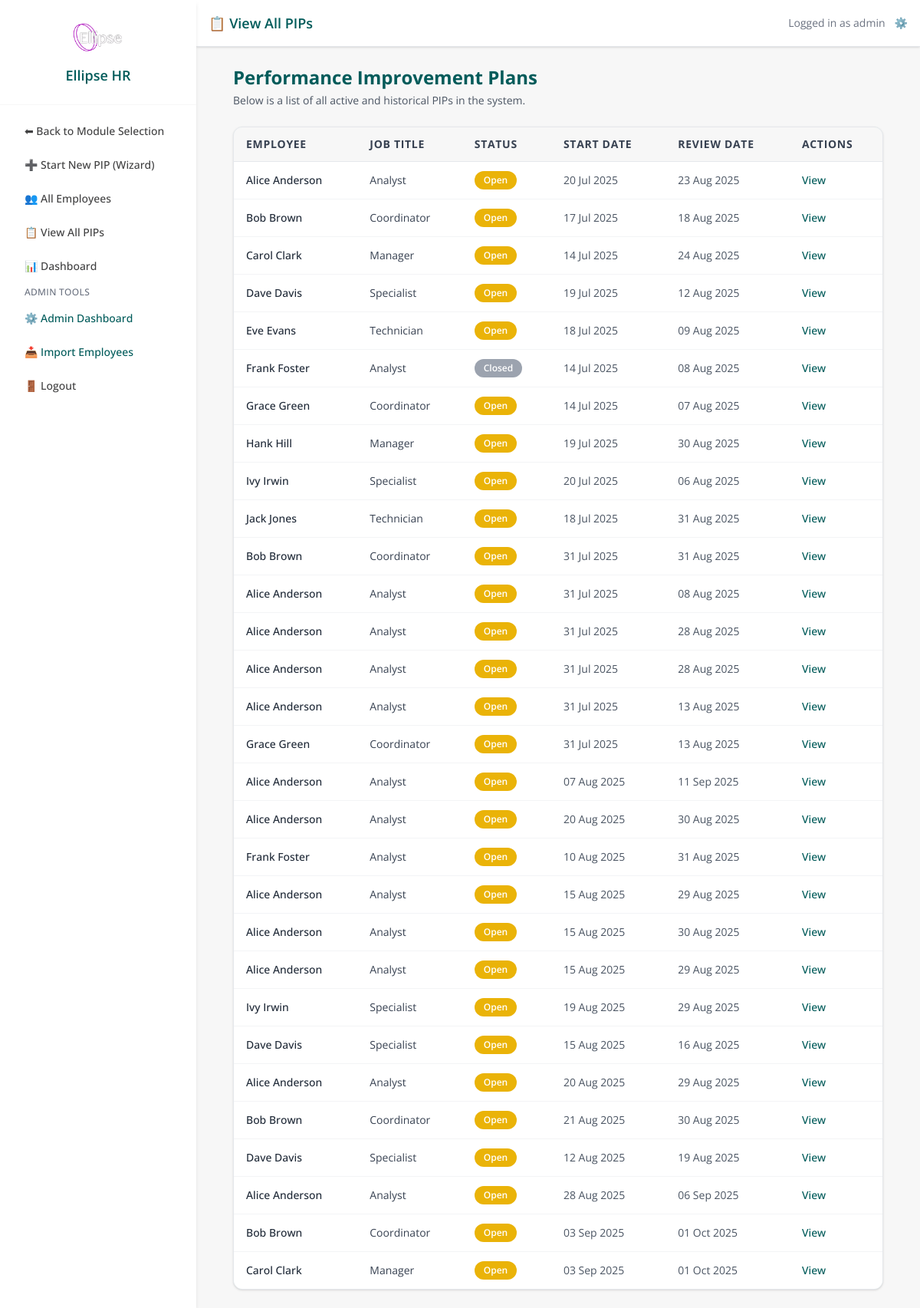
/pip/list (signed in), run on the app's committed database.
### models.py (models this page shows, shortened)
class User(db.Model, UserMixin):
    id = db.Column(db.Integer, primary_key=True)
    username = db.Column(db.String(80), unique=True, nullable=False)
    email = db.Column(db.String(120), unique=True, nullable=False)
    password_hash = db.Column(db.String(200), nullable=False)
    admin_level = db.Column(db.Integer, default=0)  # 0 = line mgr, 1 = admin, 2 = superuser
    team_id = db.Column(db.Integer, nullable=True)
    def is_superuser(self):
        return self.admin_level == 2

class PIPRecord(db.Model):
    __tablename__ = 'pip_record'
    id = db.Column(db.Integer, primary_key=True)
    employee_id = db.Column(db.Integer, db.ForeignKey('employee.id'), nullable=False)
    assigned_to = db.Column(db.Integer, db.ForeignKey('user.id'), nullable=True)  # NEW
    concerns = db.Column(db.Text, nullable=False)
    start_date = db.Column(db.Date, nullable=False)
    review_date = db.Column(db.Date, nullable=False)
    meeting_notes = db.Column(db.Text)
    status = db.Column(db.String(20), default='Open')
    created_by = db.Column(db.String(100))
    created_at = db.Column(db.DateTime, default=datetime.utcnow)
    last_updated = db.Column(db.DateTime, default=datetime.utcnow, onupdate=datetime.utcnow)
    ai_advice = db.Column(db.Text)
    ai_advice_generated_at = db.Column(db.DateTime)
    capability_meeting_date = db.Column(db.DateTime, nullable=True)
    capability_meeting_time = db.Column(db.String, nullable=True)
    capability_meeting_venue = db.Column(db.String, nullable=True)
    concern_category = db.Column(db.String(100))
    severity = db.Column(db.String(50))
    frequency = db.Column(db.String(50))
    tags = db.Column(db.Text)
    ai_summary = db.Column(db.Text, nullable=True)
    ai_action_suggestions = db.Column(JSON, nullable=True)
    ai_next_up = db.Column(JSON, nullable=True)
    ai_actions_accepted = db.Column(JSON, nullable=True)
    outcome_status = db.Column(db.String(50), nullable=True)  # e.g., Successful, Extended, Unsuccessful
    outcome_notes = db.Column(db.Text, nullable=True)
    employee = db.relationship('Employee', back_populates='pips')
    assignee = db.relationship('User', backref='assigned_pips')  # NEW
    action_items = db.relationship(
        'PIPActionItem',
        back_populates='pip_record',
        cascade='all, delete-orphan',
        lazy=True
    )
    timeline_events = db.relationship(
        'TimelineEvent',
        back_populates='pip_record',
        cascade='all, delete-orphan',
        lazy=True
    )

class Employee(db.Model):
    id = db.Column(db.Integer, primary_key=True)
    first_name = db.Column(db.String(100))
    last_name = db.Column(db.String(100))
    job_title = db.Column(db.String(100))
    line_manager = db.Column(db.String(100))
    service = db.Column(db.String(100))
    start_date = db.Column(db.Date)
    team_id = db.Column(db.Integer)
    email = db.Column(db.String(120), nullable=True)
    pips = db.relationship('PIPRecord', back_populates='employee', lazy=True)

### app.py (the view)
@app.route('/pip/list')
@login_required
def pip_list():
    pips = PIPRecord.query.join(Employee).all()
    return render_template('pip_list.html', pips=pips)

### app.py (called while the page is built)
@app.context_processor
def inject_module():
    return dict(active_module=session.get('active_module'))

@app.context_processor
def inject_csrf_token():
    return dict(csrf_token=generate_csrf)

@login_manager.user_loader
def load_user(user_id):
    return db.session.get(User, int(user_id))

@app.before_request
def set_active_module():
    path = request.path.lower()
    if path.startswith('/pip/') or \
       path.startswith('/employee/') or \
       path in ['/dashboard', '/pip_list', '/employee/list', '/employee/add', '/pip/select-employee']:
        session['active_module'] = 'PIP'
    elif path.startswith('/probation/'):
        session['active_module'] = 'Probation'
    elif path == '/':
        session.pop('active_module', None)

@app.context_processor
def inject_csrf_token():
    return dict(csrf_token=generate_csrf)

### templates/pip_list.html (shortened to what this page needs)
{% extends 'base.html' %}
{% block page_title %}📋 View All PIPs{% endblock %}
{% block content %}
<div class="max-w-6xl mx-auto px-4 sm:px-6">
  <div class="mb-6">
    <h2 class="text-xl sm:text-2xl font-bold text-ellipse-teal mb-1">Performance Improvement Plans</h2>
    <p class="text-sm text-gray-600">Below is a list of all active and historical PIPs in the system.</p>
  </div>
  {% if pips %}
    <div class="overflow-x-auto bg-[#e6f3f3] border border-gray-200 shadow rounded-xl">
      <table class="min-w-full divide-y divide-gray-200 text-xs sm:text-sm text-left">
        <thead class="bg-ellipse-light text-gray-700 font-medium uppercase tracking-wider">
          <tr>
            <th class="px-2 sm:px-4 py-3 whitespace-nowrap">Employee</th>
            <th class="px-2 sm:px-4 py-3 whitespace-nowrap">Job Title</th>
            <th class="px-2 sm:px-4 py-3 whitespace-nowrap">Status</th>
            <th class="px-2 sm:px-4 py-3 whitespace-nowrap">Start Date</th>
            <th class="px-2 sm:px-4 py-3 whitespace-nowrap">Review Date</th>
            <th class="px-2 sm:px-4 py-3 whitespace-nowrap">Actions</th>
          </tr>
        </thead>
        <tbody class="divide-y divide-gray-100 bg-white">
          {% for pip in pips %}
            <tr class="hover:bg-ellipse-light/40 transition">
              <td class="px-2 sm:px-4 py-3 font-medium text-gray-800 whitespace-nowrap">
                {{ pip.employee.first_name }} {{ pip.employee.last_name }}
              </td>
              <td class="px-2 sm:px-4 py-3 text-gray-700 whitespace-nowrap">
                {{ pip.employee.job_title }}
              </td>
              <td class="px-2 sm:px-4 py-3 whitespace-nowrap">
                {% if pip.status == 'Open' %}
                  <span class="inline-block px-3 py-1 text-xs font-semibold text-white bg-yellow-500 rounded-full">Open</span>
                {% elif pip.status == 'Completed' %}
                  <span class="inline-block px-3 py-1 text-xs font-semibold text-white bg-green-600 rounded-full">Completed</span>
                {% elif pip.status == 'Overdue' %}
                  <span class="inline-block px-3 py-1 text-xs font-semibold text-white bg-red-600 rounded-full">Overdue</span>
                {% else %}
                  <span class="inline-block px-3 py-1 text-xs font-semibold text-white bg-gray-400 rounded-full">{{ pip.status }}</span>
                {% endif %}
              </td>
              <td class="px-2 sm:px-4 py-3 text-gray-600 whitespace-nowrap">
                {{ pip.start_date.strftime('%d %b %Y') }}
              </td>
              <td class="px-2 sm:px-4 py-3 text-gray-600 whitespace-nowrap">
                {{ pip.review_date.strftime('%d %b %Y') }}
              </td>
              <td class="px-2 sm:px-4 py-3 whitespace-nowrap">
                <a href="{{ url_for('pip_detail', id=pip.id) }}"
                   class="text-xs sm:text-sm font-medium text-ellipse-teal hover:underline"
                   aria-label="View PIP for {{ pip.employee.first_name }} {{ pip.employee.last_name }}">
                  View
                </a>
              </td>
            </tr>
          {% endfor %}
        </tbody>
      </table>
    </div>
  {% else %}
    <div class="bg-[#e6f3f3] p-6 rounded-xl shadow border border-gray-200 text-center">
      <p class="text-gray-600">No PIPs found.</p>
    </div>
  {% endif %}
</div>
{% endblock %}

### templates/base.html (shortened to what this page needs)
<!DOCTYPE html>
<html lang="en">
<head>
  <link rel="stylesheet" href="{{ url_for('static', filename='css/tokens.css') }}">
  <link rel="stylesheet" href="{{ url_for('static', filename='css/ui.css') }}">
  <script src="https://cdn.tailwindcss.com"></script>
</head>
<body class="text-ellipse-gray font-sans overflow-x-hidden {% if layout != 'fullscreen' %}bg-ellipse-light min-h-screen{% endif %}">
{% if layout != 'fullscreen' and not hide_sidebar %}
<div class="flex flex-col md:flex-row min-h-screen">
  {% if current_user.is_authenticated and active_module %}
    <aside id="sidebarMenu"
      class="w-64 bg-white shadow-md fixed top-0 left-0 h-screen overflow-y-auto z-40 transform -translate-x-full transition-transform duration-300 ease-in-out md:translate-x-0 md:block">
      <div class="p-6 border-b border-ellipse-light text-center">
        <img src="{{ url_for('static', filename='images/logo.avif') }}" alt="Ellipse HR Logo" class="h-12 w-auto mx-auto mb-3" />
        <h1 class="text-lg font-semibold text-ellipse-teal">Ellipse HR</h1>
      </div>
      <nav class="p-4 space-y-2 text-sm font-medium">
        <a href="{{ url_for('home') }}" class="block px-4 py-2 rounded hover:bg-ellipse-light text-ellipse-gray">⬅ Back to Module Selection</a>
        {% if active_module == 'PIP' %}
          <a href="{{ url_for('create_pip_wizard') }}"
             class="block px-4 py-2 rounded hover:bg-ellipse-light text-ellipse-gray {% if request.endpoint == 'create_pip_wizard' %}bg-ellipse-light font-semibold text-ellipse-teal{% endif %}">
            ➕ Start New PIP (Wizard)
          </a>
          <a href="{{ url_for('employee_list') }}" class="block px-4 py-2 rounded hover:bg-ellipse-light text-ellipse-gray">👥 All Employees</a>
          <a href="{{ url_for('pip_list') }}" class="block px-4 py-2 rounded hover:bg-ellipse-light text-ellipse-gray">📋 View All PIPs</a>
          <a href="{{ url_for('dashboard') }}" class="block px-4 py-2 rounded hover:bg-ellipse-light text-ellipse-gray">📊 Dashboard</a>
          {% endif %}
        {% if current_user.is_superuser() %}
          <div class="mt-4 mb-1 text-xs uppercase tracking-wide text-gray-500 px-4">Admin Tools</div>
          <a href="{{ url_for('admin_dashboard') }}" class="block px-4 py-2 rounded hover:bg-ellipse-light text-[#005b5a] {% if request.endpoint == 'admin_dashboard' %}bg-ellipse-light font-semibold{% endif %}">⚙️ Admin Dashboard</a>
          <a href="{{ url_for('employee_import') }}" class="block px-4 py-2 rounded hover:bg-ellipse-light text-[#005b5a] {% if request.endpoint == 'employee_import' %}bg-ellipse-light font-semibold{% endif %}">📥 Import Employees</a>
        {% endif %}
        <form action="{{ url_for('logout') }}" method="POST" class="px-4">
          <button type="submit" class="w-full text-left px-0 py-2 rounded hover:bg-ellipse-light text-ellipse-gray">🚪 Logout</button>
        </form>
      </nav>
    </aside>
  {% endif %}
{% endif %}
<main id="main" class="flex-1 {% if not hide_sidebar %}md:ml-64{% endif %}">
  {% if layout != 'fullscreen' and current_user.is_authenticated and active_module and not hide_sidebar %}
    <header class="bg-white shadow p-4 flex justify-between items-center border-b border-gray-200">
      <h2 class="text-lg font-semibold text-ellipse-teal">{% block page_title %}{% endblock %}</h2>
      <div class="flex items-center space-x-3 text-sm text-gray-500">
        <span>Logged in as {{ current_user.username }}</span>
        {% if current_user.is_superuser() %}
          <a href="{{ url_for('admin_dashboard') }}" class="text-ellipse-teal hover:text-ellipse-hover" title="Admin Tools">⚙️</a>
        {% endif %}
      </div>
    </header>
  {% endif %}
  <div class="{% if layout != 'fullscreen' %}p-4 sm:p-6 max-w-7xl mx-auto{% endif %}">
    {% block content %}{% endblock %}
  </div>
</main>
{% if layout != 'fullscreen' and not hide_sidebar %}
</div>
{% endif %}
</body>
</html>

### static/css/tokens.css (style rules this page uses)
:root { --color-brand-50: #e8f3f2; --color-brand-100: #cfe7e6; --color-brand-200: #a4d1cf; --color-brand-300: #75bbb7; --color-brand-400: #2e9e99; --color-brand-500: #008a86; --color-brand-600: #005b5a; --color-brand-700: #004746; --color-brand-800: #003635; --color-brand-900: #012929; --color-bg: #ffffff; --color-surface: #ffffff; --color-text: #111827; --color-subtle: #6b7280; --color-border: #e5e7eb; --color-success: #10b981; --color-warning: #f59e0b; --color-danger: #ef4444; --color-info: #3b82f6; --color-focus: rgba(0, 91, 90, 0.25); --space-0: 0; --space-1: 0.25rem; --space-2: 0.5rem; --space-3: 0.75rem; --space-4: 1rem; --space-5: 1.25rem; --space-6: 1.5rem; --radius-sm: 0.375rem; --radius-md: 0.5rem; --radius-lg: 0.75rem; --radius-xl: 1rem; --shadow-sm: 0 1px 2px rgba(0,0,0,0.06); --shadow-md: 0 4px 10px rgba(0,0,0,0.08); --font-sans: ui-sans-serif, system-ui, -apple-system, Segoe UI, Roboto, Inter, "Helvetica Neue", Arial, "Noto Sans", "Apple Color Emoji", "Segoe UI Emoji"; --fs-xs: 0.75rem; --fs-sm: 0.875rem; --fs-base: 1rem; --fs-lg: 1.125rem; --fs-xl: 1.25rem; }
.text-ellipse-teal { color: var(--color-brand-600); }
:where(button, [type="button"], [type="submit"], a, input, select, textarea):focus { outline: 2px solid transparent; box-shadow: 0 0 0 3px var(--color-focus); border-radius: inherit; }

### static/css/ui.css (style rules this page uses)
html, body { color: var(--color-text); background: var(--color-bg); font-family: var(--font-sans); font-size: var(--fs-base); }

### templates/base.html (style rules this page uses)
:root { --brand-primary:#005b5a; --brand-primary-600:#004746; --brand-bg:#f8fafc; --text:#111827; --muted:#6b7280; --radius:12px; }
body { color:var(--text); background:var(--brand-bg); }

### data on the page
User: username "admin"
PIPRecord: employee.first_name "Alice", employee.last_name "Anderson", employee.job_title "Analyst", status "Open", start_date "20 Jul 2025", review_date "23 Aug 2025"
PIPRecord: employee.first_name "Bob", employee.last_name "Brown", employee.job_title "Coordinator", status "Open", start_date "17 Jul 2025", review_date "18 Aug 2025"
PIPRecord: employee.first_name "Carol", employee.last_name "Clark", employee.job_title "Manager", status "Open", start_date "14 Jul 2025", review_date "24 Aug 2025"
PIPRecord: employee.first_name "Dave", employee.last_name "Davis", employee.job_title "Specialist", status "Open", start_date "19 Jul 2025", review_date "12 Aug 2025"
PIPRecord: employee.first_name "Eve", employee.last_name "Evans", employee.job_title "Technician", status "Open", start_date "18 Jul 2025", review_date "09 Aug 2025"
PIPRecord: employee.first_name "Frank", employee.last_name "Foster", employee.job_title "Analyst", status "Closed", start_date "14 Jul 2025", review_date "08 Aug 2025"
PIPRecord: employee.first_name "Grace", employee.last_name "Green", employee.job_title "Coordinator", status "Open", start_date "14 Jul 2025", review_date "07 Aug 2025"
PIPRecord: employee.first_name "Hank", employee.last_name "Hill", employee.job_title "Manager", status "Open", start_date "19 Jul 2025", review_date "30 Aug 2025"
PIPRecord: employee.first_name "Ivy", employee.last_name "Irwin", employee.job_title "Specialist", status "Open", start_date "20 Jul 2025", review_date "06 Aug 2025"
PIPRecord: employee.first_name "Jack", employee.last_name "Jones", employee.job_title "Technician", status "Open", start_date "18 Jul 2025", review_date "31 Aug 2025"
PIPRecord: employee.first_name "Bob", employee.last_name "Brown", employee.job_title "Coordinator", status "Open", start_date "31 Jul 2025", review_date "31 Aug 2025"
PIPRecord: employee.first_name "Alice", employee.last_name "Anderson", employee.job_title "Analyst", status "Open", start_date "31 Jul 2025", review_date "08 Aug 2025"
PIPRecord: employee.first_name "Alice", employee.last_name "Anderson", employee.job_title "Analyst", status "Open", start_date "31 Jul 2025", review_date "28 Aug 2025"
PIPRecord: employee.first_name "Alice", employee.last_name "Anderson", employee.job_title "Analyst", status "Open", start_date "31 Jul 2025", review_date "28 Aug 2025"
PIPRecord: employee.first_name "Alice", employee.last_name "Anderson", employee.job_title "Analyst", status "Open", start_date "31 Jul 2025", review_date "13 Aug 2025"
PIPRecord: employee.first_name "Grace", employee.last_name "Green", employee.job_title "Coordinator", status "Open", start_date "31 Jul 2025", review_date "13 Aug 2025"
PIPRecord: employee.first_name "Alice", employee.last_name "Anderson", employee.job_title "Analyst", status "Open", start_date "07 Aug 2025", review_date "11 Sep 2025"
PIPRecord: employee.first_name "Alice", employee.last_name "Anderson", employee.job_title "Analyst", status "Open", start_date "20 Aug 2025", review_date "30 Aug 2025"
PIPRecord: employee.first_name "Frank", employee.last_name "Foster", employee.job_title "Analyst", status "Open", start_date "10 Aug 2025", review_date "31 Aug 2025"
PIPRecord: employee.first_name "Alice", employee.last_name "Anderson", employee.job_title "Analyst", status "Open", start_date "15 Aug 2025", review_date "29 Aug 2025"
PIPRecord: employee.first_name "Alice", employee.last_name "Anderson", employee.job_title "Analyst", status "Open", start_date "15 Aug 2025", review_date "30 Aug 2025"
PIPRecord: employee.first_name "Alice", employee.last_name "Anderson", employee.job_title "Analyst", status "Open", start_date "15 Aug 2025", review_date "29 Aug 2025"
PIPRecord: employee.first_name "Ivy", employee.last_name "Irwin", employee.job_title "Specialist", status "Open", start_date "19 Aug 2025", review_date "29 Aug 2025"
PIPRecord: employee.first_name "Dave", employee.last_name "Davis", employee.job_title "Specialist", status "Open", start_date "15 Aug 2025", review_date "16 Aug 2025"
PIPRecord: employee.first_name "Alice", employee.last_name "Anderson", employee.job_title "Analyst", status "Open", start_date "20 Aug 2025", review_date "29 Aug 2025"
PIPRecord: employee.first_name "Bob", employee.last_name "Brown", employee.job_title "Coordinator", status "Open", start_date "21 Aug 2025", review_date "30 Aug 2025"
PIPRecord: employee.first_name "Dave", employee.last_name "Davis", employee.job_title "Specialist", status "Open", start_date "12 Aug 2025", review_date "19 Aug 2025"
PIPRecord: employee.first_name "Alice", employee.last_name "Anderson", employee.job_title "Analyst", status "Open", start_date "28 Aug 2025", review_date "06 Sep 2025"
PIPRecord: employee.first_name "Bob", employee.last_name "Brown", employee.job_title "Coordinator", status "Open", start_date "03 Sep 2025", review_date "01 Oct 2025"
PIPRecord: employee.first_name "Carol", employee.last_name "Clark", employee.job_title "Manager", status "Open", start_date "03 Sep 2025", review_date "01 Oct 2025"
